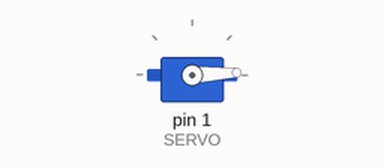
Simulated run of this sketch. Board: Arduino Uno, built with avr-gcc and run on an emulated ATmega328P. On the bench: servo.

Above: at 0.05 s.
At 0.9 s:
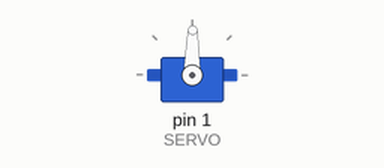
At 1.75 s:
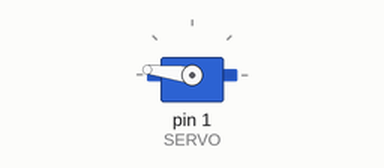
At 3.45 s:
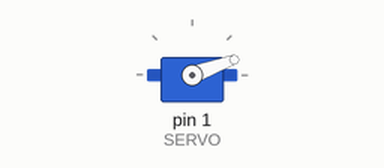
Timing chart, 0 to 8.4 s (numbered marks = the images above):
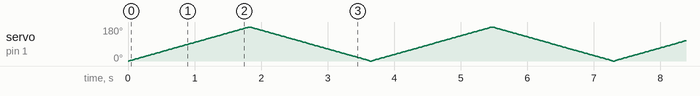

The sketch:

servo.ino
```cpp
#include <Servo.h>
#define SERVO 1

Servo s;
int pos;

void setup()
{
   s.attach(SERVO);
}

void loop()
{
  for(pos = 0; pos <= 180; pos++)
  {
     movement();
  }

  for(pos = 180; pos >= 0; pos--)
  {
     movement();
  }
}

void movement()
{
    s.write(pos);
    delay(10);
}
```
